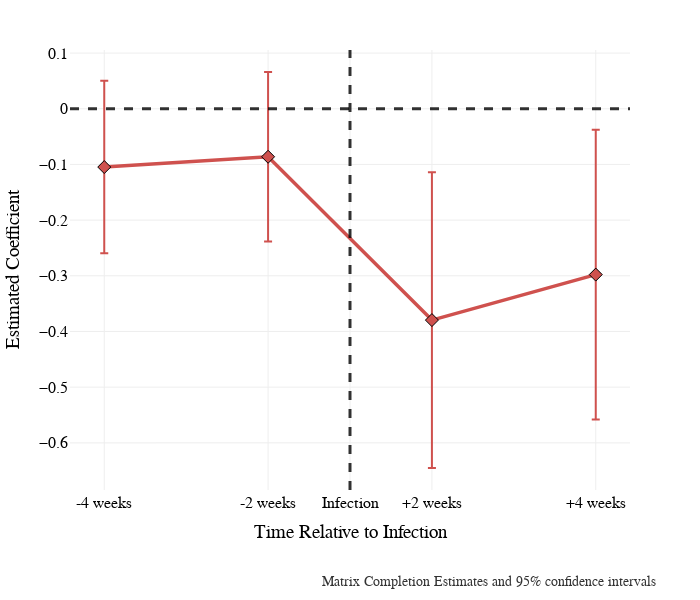

Source (notebook cell):
### Markdown cell above
# Figure 3: Effects of COVID-19 Infection on Opposition to COVID-19 Policies

### This figure uses the estimates from the matrix completion models in R. I have saved the estimates in a csv file, so you can directly use the data from the cell below.

### Code cell
# read data 
fig3 = pd.read_csv('figure3.csv')

#rename columns
fig3.columns = ['time', 'ATT', 'S.E.', 'lower_bound', 'upper_bound', 'pval', 'count']

# narrow the dataset to the time period of interest 
fig3=fig3.loc[(fig3.time <= 2)&(fig3.time > -2)]

# add a column 95% confidence interval
fig3['se'] = fig3['S.E.'] * 1.96

## create figure 
fig = go.Figure()


# assign colors 
color = config.colors[1]


# add the effect estimate and 95% confidence intervals to the plot
fig.add_trace(go.Scatter(line=dict(color=color),
                         x=fig3['time'],
                         y=fig3['ATT'],
                         name='Effect Estimate',
                         error_y=dict(type='data', array = fig3['se'], visible=True,color=color),
                         marker_size=10,marker_symbol='diamond', marker_line_width=1, marker_color=color, marker_line_color='black', mode='lines+markers',))
    

fig.update_layout(
    font_family="Arial",
    font_color="black",
    title_font_family="Arial",
    title_font_color="black",
    title_font_size = 18,
    font_size = 16,
    legend_title_font_color="black", 
    template='presentation',
    yaxis_title="Estimated Coefficient",
    xaxis_title="",
    title_x=0.05, 
    showlegend=True,
    width=700,
    height=600,
    
    )

## move legend to horizontal 
fig.update_layout(legend=dict(
    orientation="h",
    yanchor="bottom",
    y=1.02,
    xanchor="right",
    x=.25,
    font_size=16,
    ))


# add vertical and horizontal lines
fig.add_vline(x=.5, line_width=3, line_dash="dash", line_color="black", opacity=.8)
fig.add_hline(y=0, line_width=3, line_dash='dash', line_color='black', opacity=.8)


# change line width
fig.update_traces(line=dict(width=3.5),)


## add annotation in bottom right corner
fig.add_annotation(
    x=1.05,
    y=-.23,
    text="Matrix Completion Estimates and 95% confidence intervals",
    showarrow=False,
    xref="paper",
    yref="paper",
    font=dict(size=14, color="black", family=config.font),
    opacity=0.8,
)

# change margins and add in x axis title, remove zero lines (they're redundant)
fig.update_layout(margin=dict(l=70, r=70, t=50, b=110, pad=1), showlegend=False, 
                  xaxis_title='Time Relative to Infection',
                  xaxis=dict(zeroline=False, ),
                    yaxis=dict(zeroline=False, ),
                  )

# rename x axis ticks so that there's a tick for the infection date between 0 and 1 
fig.update_xaxes(ticktext=['-4 weeks', '-2 weeks', 'Infection', '+2 weeks', '+4 weeks'], tickvals=[-1, 0, .5, 1, 2])


fig.show()
# save figure
fig.write_image("figure3.png")

### Figure 1 — Plotly figure (JSON) as saved in the notebook; plotly's stock layout.template omitted (floating-point values rounded to 4 significant figures)
{"data": [{"error_y": {"array": [0.1548, 0.1523, 0.2656, 0.2602], "color": "#cf514e", "type": "data", "visible": true}, "line": {"color": "#cf514e", "width": 3.5}, "marker": {"color": "#cf514e", "line": {"color": "black", "width": 1}, "size": 10, "symbol": "diamond"}, "mode": "lines+markers", "name": "Effect Estimate", "type": "scatter", "x": [-1, 0, 1, 2], "y": [-0.1047, -0.08624, -0.3795, -0.2978]}], "layout": {"annotations": [{"font": {"color": "black", "family": "Arial", "size": 14}, "opacity": 0.8, "showarrow": false, "text": "Matrix Completion Estimates and 95% confidence intervals", "x": 1.05, "xref": "paper", "y": -0.23, "yref": "paper"}], "font": {"color": "black", "family": "Arial", "size": 16}, "height": 600, "legend": {"font": {"size": 16}, "orientation": "h", "title": {"font": {"color": "black"}}, "x": 0.25, "xanchor": "right", "y": 1.02, "yanchor": "bottom"}, "margin": {"b": 110, "l": 70, "pad": 1, "r": 70, "t": 50}, "shapes": [{"line": {"color": "black", "dash": "dash", "width": 3}, "opacity": 0.8, "type": "line", "x0": 0.5, "x1": 0.5, "xref": "x", "y0": 0, "y1": 1, "yref": "y domain"}, {"line": {"color": "black", "dash": "dash", "width": 3}, "opacity": 0.8, "type": "line", "x0": 0, "x1": 1, "xref": "x domain", "y0": 0, "y1": 0, "yref": "y"}], "showlegend": false, "title": {"font": {"color": "black", "family": "Arial", "size": 18}, "x": 0.05}, "width": 700, "xaxis": {"ticktext": ["-4 weeks", "-2 weeks", "Infection", "+2 weeks", "+4 weeks"], "tickvals": [-1, 0, 0.5, 1, 2], "title": {"text": "Time Relative to Infection"}, "zeroline": false}, "yaxis": {"title": {"text": "Estimated Coefficient"}, "zeroline": false}}}
